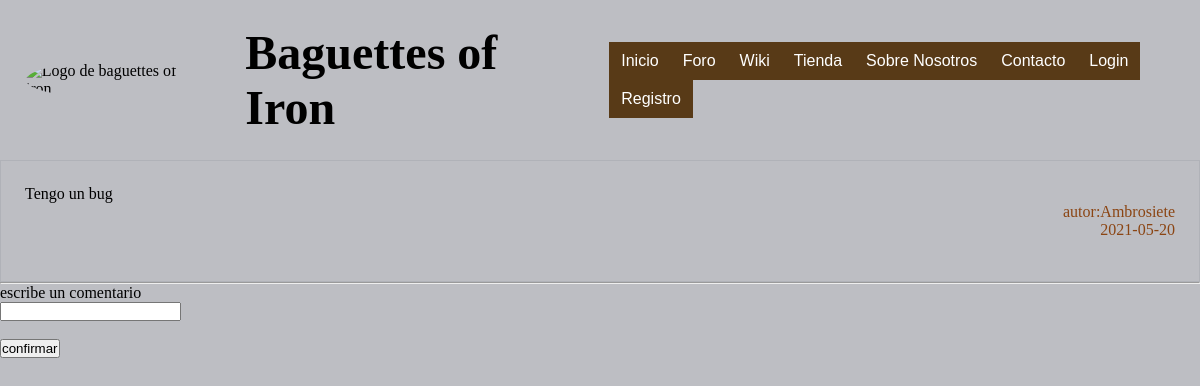
The app's page /discussion.php?id= 2, older data.
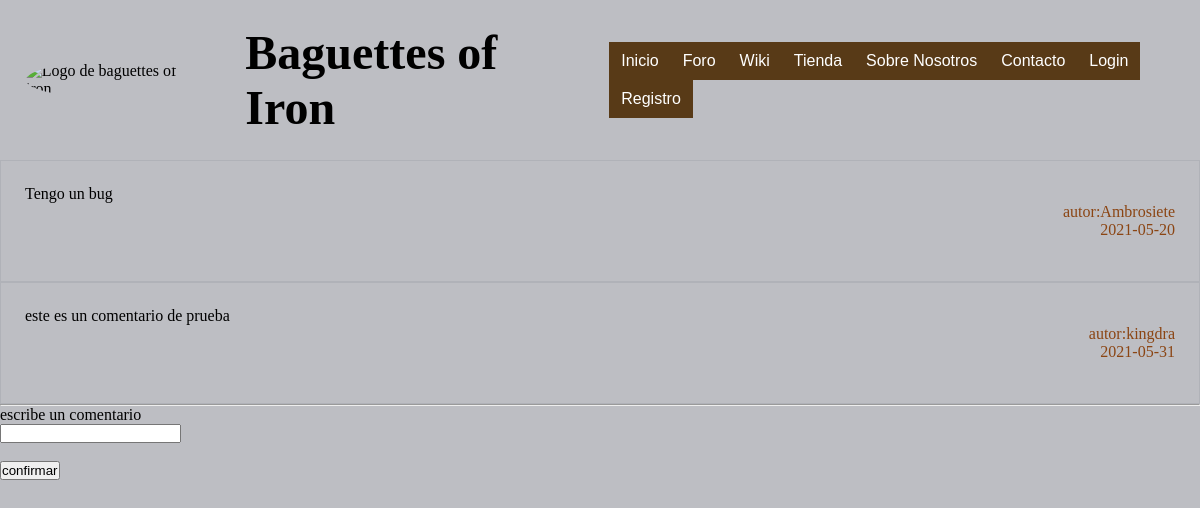
The same page, newer data.
### tables this page shows
CREATE TABLE `comentarios` (
  `id` int(10) NOT NULL,
  `comentario` varchar(500) NOT NULL,
  `fecha` date NOT NULL,
  `id_usuario` int(10) NOT NULL,
  `id_hilo` int(10) NOT NULL
);

CREATE TABLE `usuarios` (
  `id` int(10) NOT NULL,
  `usuario` varchar(50) NOT NULL,
  `password` varchar(60) NOT NULL,
  `nombre` varchar(50) NOT NULL,
  `apellidos` varchar(50) NOT NULL,
  `correo` varchar(50) DEFAULT NULL,
  `rol_id` int(10) NOT NULL
);

### includes/bootup.php (called while the page is built, shortened)
<?php
    spl_autoload_register(function($class){
        $prefix="es\\fdi\\ucm\\aw";
        $base_dir = __DIR__;
        $len = strlen($prefix);
        $relative_class = substr($class,$len);
        $file = $base_dir.str_replace('\\','/',$relative_class).'.php';
    });
?>

### includes/aplicacion.php (called while the page is built, shortened)
<?php
    class Aplicacion
    {
        private static  $instance = null;
        private $conn=null;
        public $datosBD=array();
        public static function getInstance(){
            if(Aplicacion::$instance==null)
                Aplicacion::$instance = new Aplicacion();
            return Aplicacion::$instance;
        }
        public function init($datos){
            $this->datosBD= $datos;
        }
        public function conexionBD(){
            if($this->conn==null){
                $this->conn = new \mysqli($this->datosBD['host'],$this->datosBD['user'],$this->datosBD['pass'],$this->datosBD['bd']);
            }
            return $this->conn;
        }
    }
?>

### includes/comentario.php (called while the page is built, shortened)
<?php
	class Comentario{
		function cargacomentario($padre){
			$busqueda = "SELECT * FROM comentarios WHERE id_hilo = '$padre' ";
			$comentarios = Aplicacion::getInstance()->conexionBD()->query($busqueda);
			return $comentarios;
		}
		function getnombrecreador($id){
			$busca = "SELECT usuario FROM usuarios WHERE id = '$id' ";
			$conexion=Aplicacion::getInstance()->conexionBD()->query($busca);
			$ids =$conexion->fetch_assoc();
			$ret = $ids['usuario'];
			return $ret;
		}
	}
?>

### discussion.php (the view, shortened to what this page needs)
<?php
	require_once('includes/bootup.php');
  if(isset($_GET['id'])){
    $padre=$_GET['id'];
  }
	else $padre ='1';
  $com=new comentario('','','');
	$comentarios=$com->cargacomentario($padre);
  $contenido=" ";
  while($mensaje = $comentarios->fetch_assoc()){
    $if=$mensaje['id_usuario'];
    $ids=$com->getnombrecreador($if);
    $fecha =$mensaje['fecha'];
    $intento=$mensaje['comentario'];
    $contenido.=<<<EOF
    <div class='comentario'>
    <p> $intento </p>
    <p id='creador'>autor:$ids</p>
    <p id='fecha'>$fecha<p></br>
    </div>
    EOF;
  }
  require_once __DIR__.'/includes/plantillas/plantillaB.php';
?>

Row changes from the older to the newer data that the page shows:
added comentarios: comentario "este es un comentario de prueba", id_usuario.usuario "kingdra", fecha "2021-05-31"
